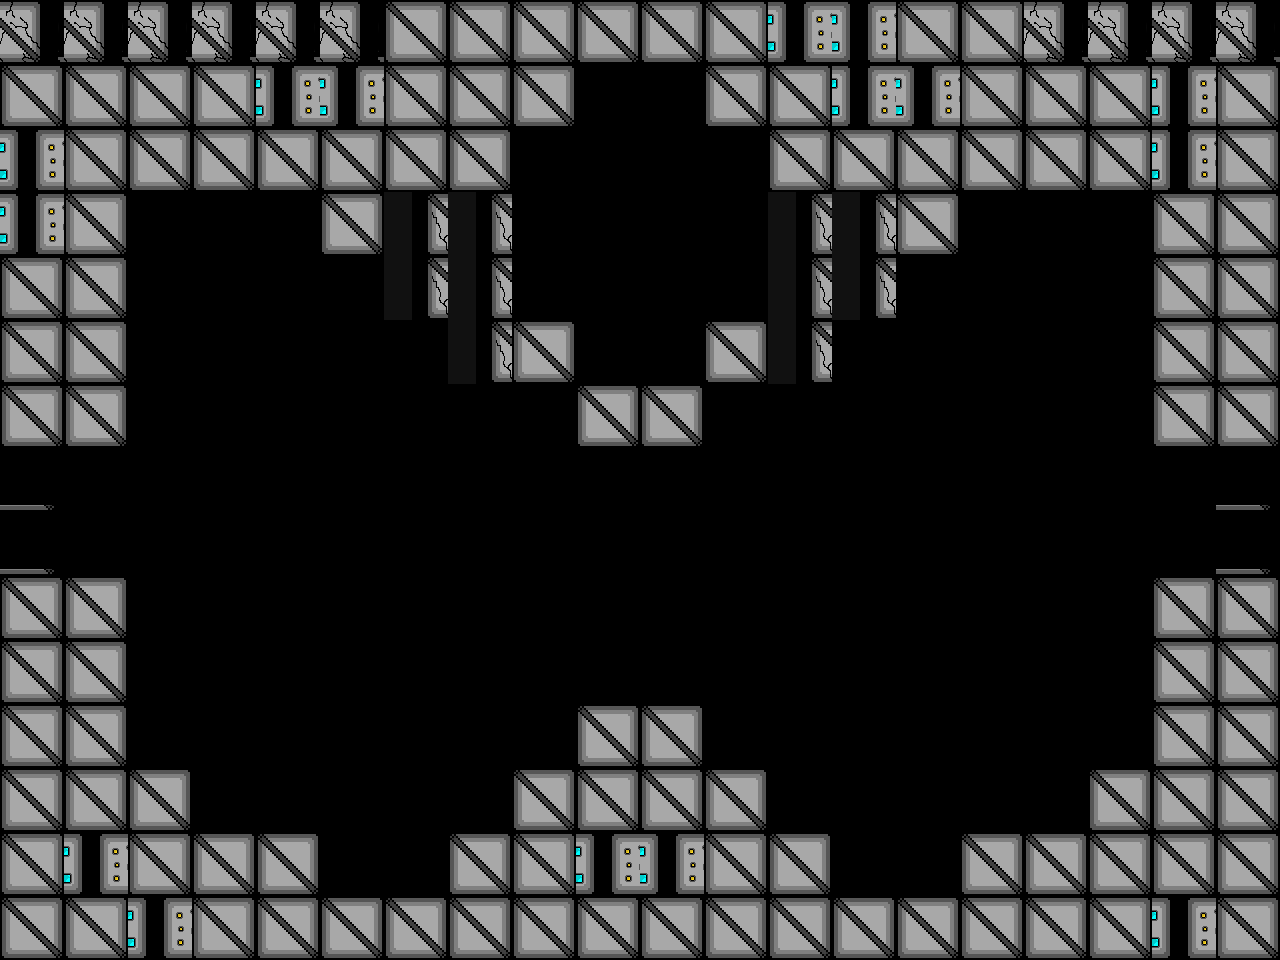

The image is a tile-based game level rendered from a .tmx file. Its description and source (layers, tilesets, objects; grid data summarised) follow:
An orthogonal 20x15 tile map with 64x64 px tiles, 1 tile layer (Tile Layer 2) and 7 objects (3x Assassin, 2x Uno, ScrollingBackground, Player).

<map version="1.0" tiledversion="1.0.3" orientation="orthogonal" renderorder="right-down" width="20" height="15" tilewidth="64" tileheight="64" nextobjectid="84">
 <properties>
  <property name="assassin" value="assets/assasin_rightLeftSpritesheet_Champion.png" />
  <property name="backgroundEasy" value="assets/backgroundEasy.png" />
  <property name="backgroundHard" value="assets/backgroundHard.png" />
  <property name="backgroundMedium" value="assets/backgroundMedium.png" />
  <property name="boss" value="assets/boss.png" />
  <property name="bossexplosion" value="assets/bossexplosion.png" />
  <property name="damageUp" value="assets/metalBoxCoin.png" />
  <property name="explosion" value="assets/explosion.png" />
  <property name="firingRateUp" value="assets/metalBoxCoin.png" />
  <property name="healthUp" value="assets/metalBoxHeart.png" />
  <property name="largeexplosion" value="assets/largeexplosion.png" />
  <property name="loading" value="assets/loading.png" />
  <property name="moveSpeedUp" value="assets/metalBoxCoin.png" />
  <property name="newborn" value="assets/newborn_spritesheet(h54_w62)Champion.png" />
  <property name="player" value="assets/playerSpriteSheetTemp.png" />
  <property name="reward" value="assets/reward1.png" />
  <property name="smallexplosion" value="assets/smallexplosion.png" />
  <property name="uno" value="assets/uno_Static_Champion.png" />
 </properties>
 <tileset firstgid="1" name="blocks1" tilewidth="64" tileheight="64" tilecount="14" columns="14">
  <image source="blocks1.png" width="900" height="64" />
 </tileset>
 <objectgroup color="#00ff00" name="Object Layer 1">
  <object id="59" name="Background" type="ScrollingBackground" x="0" y="0" width="64" height="64">
   <properties>
    <property name="numFrames" value="1" />
    <property name="textureHeight" value="960" />
    <property name="textureID" value="backgroundHard" />
    <property name="textureWidth" value="1280" />
   </properties>
  </object>
  <object id="55" name="Player1" type="Player" x="623.697" y="133.246" width="34" height="64">
   <properties>
    <property name="numFrames" value="6" />
    <property name="textureHeight" value="60" />
    <property name="textureID" value="player" />
    <property name="textureWidth" value="34" />
   </properties>
  </object>
  <object id="79" name="Assassin1" type="Assassin" x="216.5" y="720.5" width="99" height="99">
   <properties>
    <property name="numFrames" value="4" />
    <property name="textureHeight" value="100" />
    <property name="textureID" value="assassin" />
    <property name="textureWidth" value="100" />
   </properties>
  </object>
  <object id="80" name="Assassin1" type="Assassin" x="976.5" y="710.5" width="99" height="99">
   <properties>
    <property name="numFrames" value="4" />
    <property name="textureHeight" value="100" />
    <property name="textureID" value="assassin" />
    <property name="textureWidth" value="100" />
   </properties>
  </object>
  <object id="81" name="Uno1" type="Uno" x="170.5" y="230.5" width="39" height="51">
   <properties>
    <property name="numFrames" value="2" />
    <property name="textureHeight" value="51" />
    <property name="textureID" value="uno" />
    <property name="textureWidth" value="39" />
   </properties>
  </object>
  <object id="82" name="Uno1" type="Uno" x="1070.5" y="228.5" width="39" height="51">
   <properties>
    <property name="numFrames" value="2" />
    <property name="textureHeight" value="51" />
    <property name="textureID" value="uno" />
    <property name="textureWidth" value="39" />
   </properties>
  </object>
  <object id="83" name="Assassin1" type="Assassin" x="590.5" y="528.5" width="99" height="99">
   <properties>
    <property name="numFrames" value="4" />
    <property name="textureHeight" value="100" />
    <property name="textureID" value="assassin" />
    <property name="textureWidth" value="100" />
   </properties>
  </object>
 </objectgroup>
 <layer name="Tile Layer 2" width="20" height="15">
  <properties>
   <property name="collidable" value="" />
  </properties>
  <data>[300 cells, 150 non-empty, 5 distinct tile ids]</data>
 </layer>
</map>
